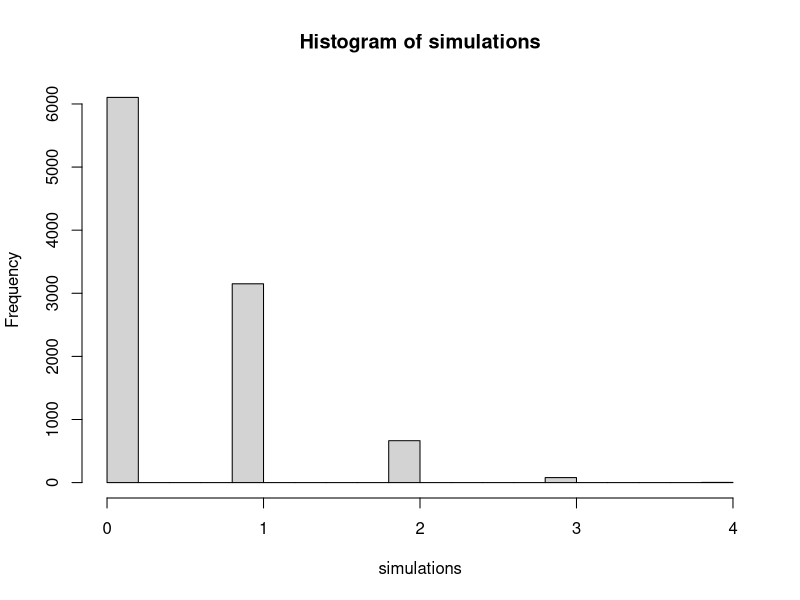

Reproduce this figure in R.
N <- 1000
n <- 80
M <- 6

pop <- 1:N
D <- rep(0,N)
D[1:M] <- 1
p <- M/N

table(D)
library(data.table)
U <- data.table(data.frame(id=pop,D=D))



m_h <- function(U,n,D = "D"){
  echantillon <- U[sample(.N,n)]
 return(sum(echantillon[,D]))

}

nb_simul <- 10000
set.seed(42)

simulations <- do.call(c,lapply(as.list(1:nb_simul),FUN=function(x){m_h(U,n)}))

estims_simul <- c(E=mean(simulations),V = var(simulations))

formules <- c(E = M/N*n,V=(N-n)/(N-1)*n*p*(1-p))

rbind(simulations = estims_simul,formules=formules)

fivenum(simulations)
hist(simulations)
IC <-( (estims_simul[1] - 1.6*sqrt(estims_simul[2])) < simulations) &
  ( (estims_simul[1]  + 1.6*sqrt(estims_simul[2]) > simulations)  ) 
table(IC)
mean(IC)
estims_simul[1] + 2*sqrt(estims_simul[2])

saveRDS(simulations,file=paste0("simulations_",N,"_",M,"_",n,".RDS"))
